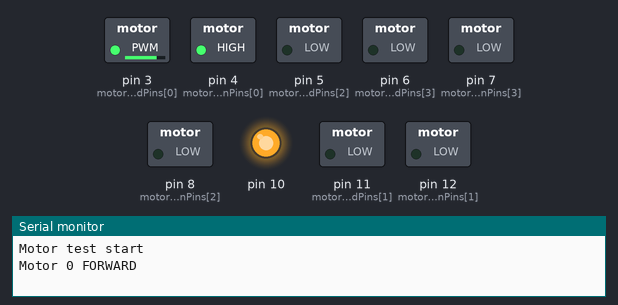
A sketch run on a simulated Arduino Uno, built with avr-gcc and run on an emulated ATmega328P. On the bench: switched loads named in the sketch (green lamp = pin HIGH), output pins drawn as LEDs (lit = HIGH), the last lines printed to the serial monitor.

Above: at 0.55 s.
At 2.2 s:
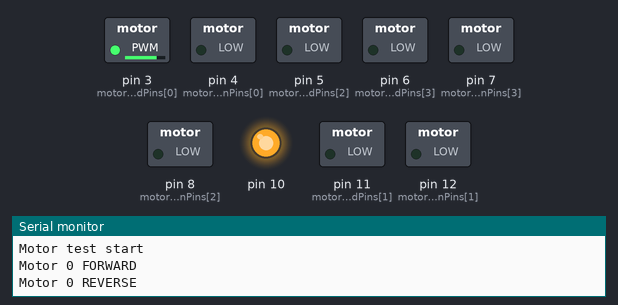
At 3.85 s:
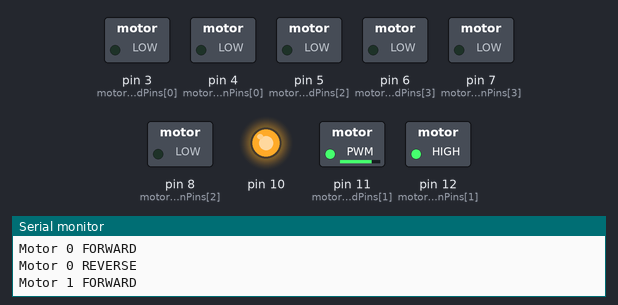
At 7.15 s:
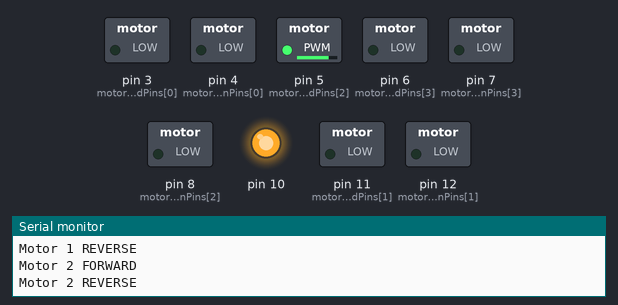
At 10.2 s:
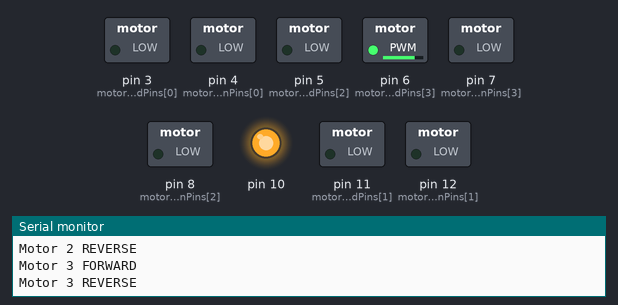
At 13.25 s:
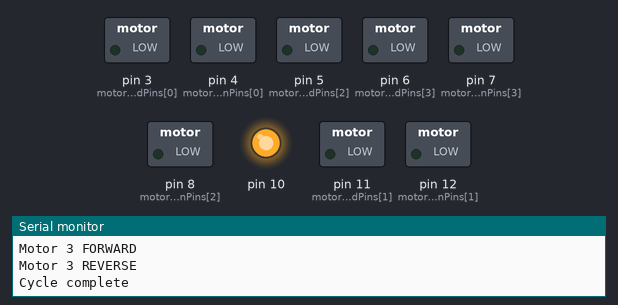
Timing chart, 0 to 17.1 s (numbered marks = the images above):
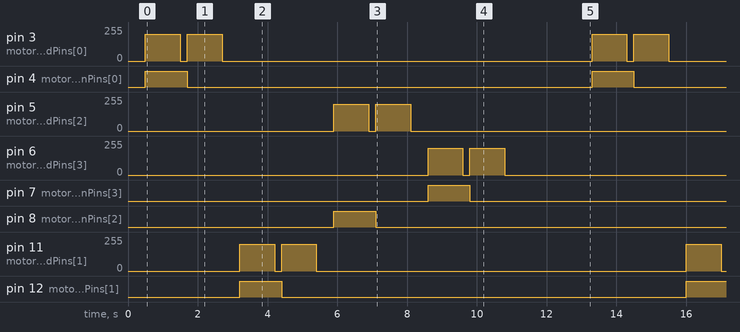

The sketch:

motor_test.ino
```cpp
// motor_test.ino
// Simple per-motor test for X-drive (Uno)

const int motorDirectionPins[4] = {4, 12, 8, 7};
const int motorSpeedPins[4] = {3, 11, 5, 6};
const int testSpeed = 200; // 0-255

void setup() {
  Serial.begin(115200);
  for (int i = 0; i < 4; i++) {
    pinMode(motorDirectionPins[i], OUTPUT);
    pinMode(motorSpeedPins[i], OUTPUT);
    digitalWrite(motorDirectionPins[i], LOW);
    analogWrite(motorSpeedPins[i], 0);
  }
  // Ensure motor driver enable (if used) is asserted
  pinMode(10, OUTPUT);
  digitalWrite(10, HIGH);

  Serial.println("Motor test start");
  delay(500);
}

void loop() {
  for (int i = 0; i < 4; i++) {
    Serial.print("Motor "); Serial.print(i); Serial.println(" FORWARD");
    digitalWrite(motorDirectionPins[i], HIGH);
    analogWrite(motorSpeedPins[i], testSpeed);
    delay(1000);

    analogWrite(motorSpeedPins[i], 0);
    delay(200);

    Serial.print("Motor "); Serial.print(i); Serial.println(" REVERSE");
    digitalWrite(motorDirectionPins[i], LOW);
    analogWrite(motorSpeedPins[i], testSpeed);
    delay(1000);

    analogWrite(motorSpeedPins[i], 0);
    delay(500);
  }

  Serial.println("Cycle complete");
  delay(2000);
}
```

Measured:
- by itself, pin 4 (motorDirectionPins[0]), pin 7 (motorDirectionPins[3]), pin 8 (motorDirectionPins[2]), pin 12 (motorDirectionPins[1]): alternates HIGH for 1.2 s and LOW for 11.6 s
- by itself, pin 3 (motorSpeedPins[0]), pin 5 (motorSpeedPins[2]), pin 6 (motorSpeedPins[3]), pin 11 (motorSpeedPins[1]): repeats every 12.8 s: 0/255 0.20 s, 200/255 1.0 s, 0/255 10.6 s, 200/255 1.0 s
